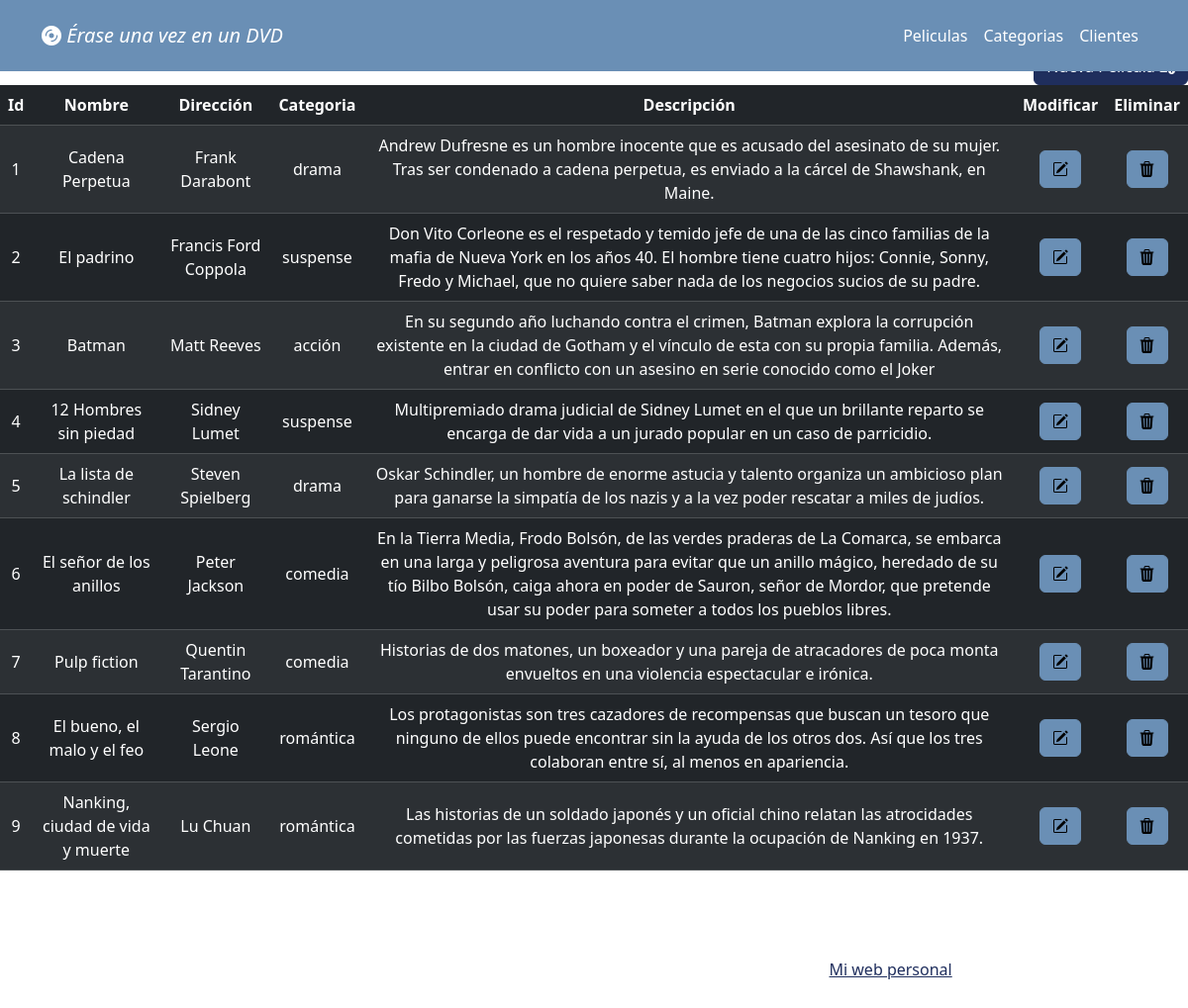
The page /peliculabd.php on the database its author committed.
### tables this page shows
CREATE TABLE `pelicula` (
  `id` int(8) NOT NULL,
  `nom` varchar(32) NOT NULL,
  `direccion` varchar(32) DEFAULT NULL,
  `categoria_id` int(16) NOT NULL,
  `caratula` varchar(8) NOT NULL DEFAULT '0.jpg',
  `descripcion` text NOT NULL
);

CREATE TABLE `categoria` (
  `id` int(8) NOT NULL,
  `nom` varchar(32) NOT NULL
);

### peliculabd.php (the view, shortened to what this page needs)
<?php include 'conectarbd.php'; ?>
<?php
$sql = "SELECT
  pelicula.id as peliculaId,
  pelicula.nom as peliculaNom,
  pelicula.direccion as peliculaDireccion,
  categoria.nom as categoriaNom,
  categoria.id as categoriaId,
  pelicula.descripcion as peliculaDescripcion
  FROM pelicula
  INNER JOIN categoria ON categoria_id = categoria.id
  ORDER BY pelicula.id;";
$result = $conn->query($sql);
?>
<?php include 'cabecera.php'; ?>
<div class=" table-responsive">
  <a class="btn btn-info mt-5 float-end margen-inferior altas" data-bs-toggle="modal" data-bs-target="#exampleModal1">Nueva Película <i class="bi bi-window-plus"></i></a>
  <table class="table table-striped table-hover table-dark text-center align-middle">
    <thead>
      <th>Id</th>
      <th>Nombre</th>
      <th>Dirección</th>
      <th>Categoria</th>
      <th>Descripción</th>
      <th>Modificar</th>
      <th>Eliminar</th>
    </thead>
    <tbody>
      <?php if ($result->num_rows > 0) : ?>
        <?php while ($row = $result->fetch_assoc()) : ?>
          <tr>
            <td><?= $row['peliculaId']; ?></td>
            <td><?= $row['peliculaNom']; ?></td>
            <td><?= $row['peliculaDireccion']; ?></td>
            <td><?= $row['categoriaNom']; ?></td>
            <td><?= $row['peliculaDescripcion']; ?></td>
            <td class="modificar" data-id="<?= $row['peliculaId']; ?>" data-nom="<?= $row['peliculaNom']; ?>" data-direccion="<?= $row['peliculaDireccion']; ?>" data-categoria="<?= $row['categoriaNom']; ?>" data-categoriaid="<?= $row['categoriaId']; ?>" data-descripcion="<?= $row['peliculaDescripcion']; ?>">
              <a href="#" class='btn btn-primary modificar'>
                <i class="bi bi-pencil-square"></i>
              </a>
            </td>
            <td>
              <a class="eliminar btn btn-primary" href="peliculaEliminar.php?id=<?= $row['peliculaId']; ?>"><i class="bi bi-trash3-fill"></i></a>
            </td>
          </tr>
        <?php endwhile; ?>
      <?php else : ?>
        No hay ningún cliente registrado.
      <?php endif; ?>
    </tbody>
  </table>
</div>
<?php include 'pie.php'; ?>

### cabecera.php (shortened to what this page needs)
<!DOCTYPE html>
<html lang="es">
<head>
    <link rel="stylesheet" href="scss/mycustom.css">
    <link rel="stylesheet" href="https://cdn.jsdelivr.net/npm/bootstrap-icons@1.11.3/font/bootstrap-icons.min.css">
</head>
</head>
<body>
    <nav class="navbar bg-primary fixed-top navbar-expand-lg navbar-dark p-md-3">
        <div class="container">
            <a class="navbar-brand" href="index.php"><i class="bi bi-disc-fill"> Érase una vez en un DVD</i></a>
            <div class="collapse navbar-collapse" id="navbarNav">
                <ul class="navbar-nav">
                    <li class="nav-item">
                        <a class="nav-link text-white" href="peliculabd.php">Peliculas</a>
                    </li>
                    <li class="nav-item">
                        <a class="nav-link text-white" href="categorias.php">Categorias</a>
                    </li>
                    <li class="nav-item">
                        <a class="nav-link text-white" href="clientes.php">Clientes</a>
                    </li>
                </ul>
            </div>
        </div>
    </nav>
</body>
</html>

### pie.php (shortened to what this page needs)
<footer class="mt-5 p-4 bg-dark text-white text-center ">
  <p> 2024 | Todos los derechos reservados | Ejercicio práctico | Jeremías Cortés | <a href="https://jeremiascortes.com" class="link-info">Mi web personal</a></p>
</footer>
</body>
</html>

### rows shown on the page
pelicula: id "1", nom "Cadena Perpetua", direccion "Frank Darabont", categoria.nom "drama", descripcion "Andrew Dufresne es un hombre inocente que es acusado del asesinato de su mujer. Tras ser condenado a cadena perpetua, es enviado a la cárcel de Shawshank, en Maine."
pelicula: id "2", nom "El padrino", direccion "Francis Ford Coppola", categoria.nom "suspense", descripcion "Don Vito Corleone es el respetado y temido jefe de una de las cinco familias de la mafia de Nueva York en los años 40. El hombre tiene cuatro hijos: Connie, Sonny, Fredo y Michael, que no quiere saber nada de los negocios sucios de su padre."
pelicula: id "3", nom "Batman", direccion "Matt Reeves", categoria.nom "acción", descripcion "En su segundo año luchando contra el crimen, Batman explora la corrupción existente en la ciudad de Gotham y el vínculo de esta con su propia familia. Además, entrar en conflicto con un asesino en serie conocido como el Joker"
pelicula: id "4", nom "12 Hombres sin piedad", direccion "Sidney Lumet", categoria.nom "suspense", descripcion "Multipremiado drama judicial de Sidney Lumet en el que un brillante reparto se encarga de dar vida a un jurado popular en un caso de parricidio."
pelicula: id "5", nom "La lista de schindler", direccion "Steven Spielberg", categoria.nom "drama", descripcion "Oskar Schindler, un hombre de enorme astucia y talento organiza un ambicioso plan para ganarse la simpatía de los nazis y a la vez poder rescatar a miles de judíos."
pelicula: id "6", nom "El señor de los anillos", direccion "Peter Jackson", categoria.nom "comedia", descripcion "En la Tierra Media, Frodo Bolsón, de las verdes praderas de La Comarca, se embarca en una larga y peligrosa aventura para evitar que un anillo mágico, heredado de su tío Bilbo Bolsón, caiga ahora en poder de Sauron, señor de Mordor, que pretende usar su poder para someter a todos los pueblos libres."
pelicula: id "7", nom "Pulp fiction", direccion "Quentin Tarantino", categoria.nom "comedia", descripcion "Historias de dos matones, un boxeador y una pareja de atracadores de poca monta envueltos en una violencia espectacular e irónica."
pelicula: id "8", nom "El bueno, el malo y el feo", direccion "Sergio Leone", categoria.nom "romántica", descripcion "Los protagonistas son tres cazadores de recompensas que buscan un tesoro que ninguno de ellos puede encontrar sin la ayuda de los otros dos. Así que los tres colaboran entre sí, al menos en apariencia."
pelicula: id "9", nom "Nanking, ciudad de vida y muerte", direccion "Lu Chuan", categoria.nom "romántica", descripcion "Las historias de un soldado japonés y un oficial chino relatan las atrocidades cometidas por las fuerzas japonesas durante la ocupación de Nanking en 1937."
